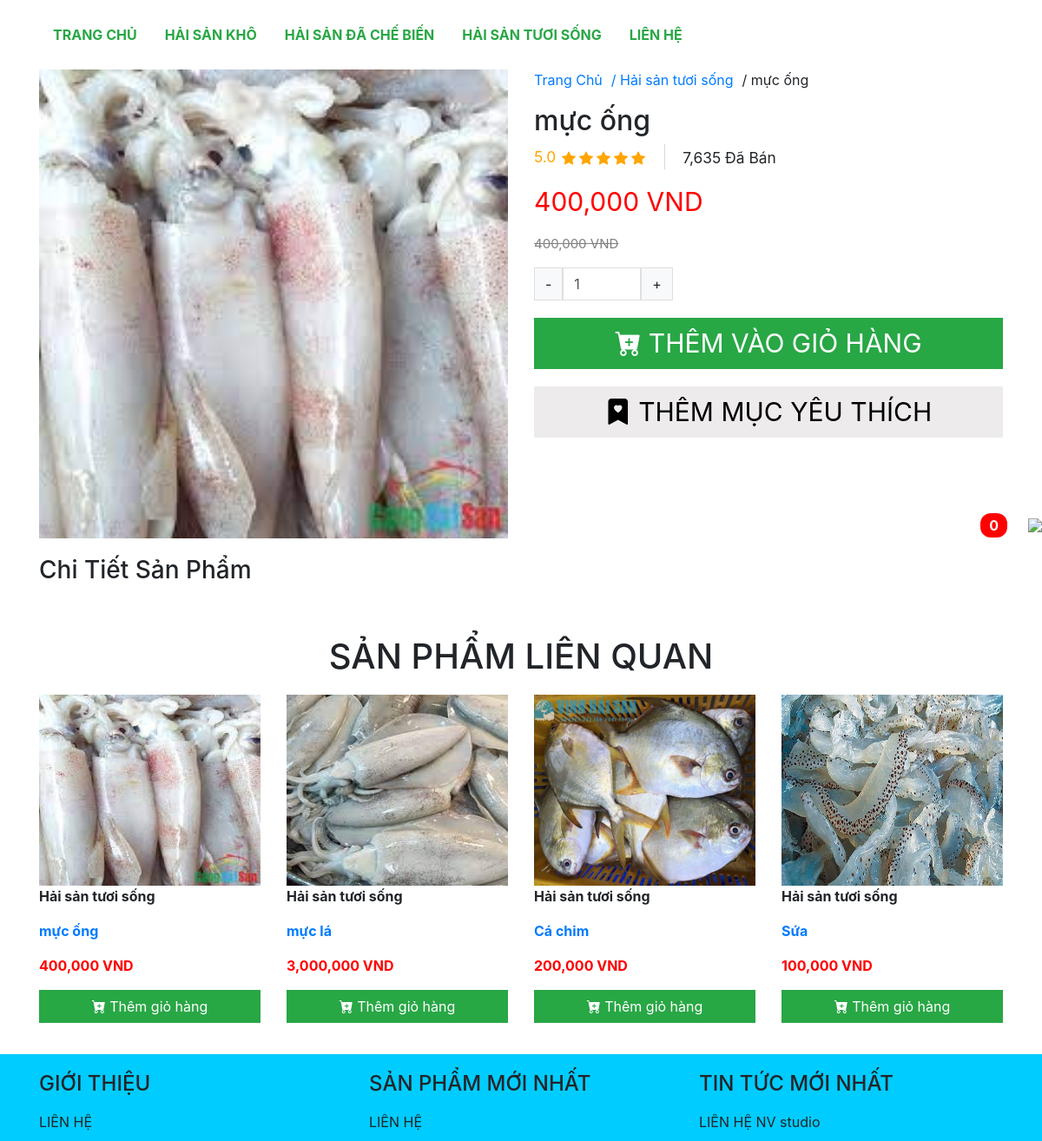
/detail.php?id=25, run on the app's committed database.
### tables this page shows
CREATE TABLE `category` (
  `id` int(11) NOT NULL,
  `name` varchar(100) NOT NULL
);

CREATE TABLE `product` (
  `id` int(11) NOT NULL,
  `category_id` int(11) DEFAULT NULL,
  `title` varchar(350) DEFAULT NULL,
  `price` int(11) DEFAULT NULL,
  `discount` int(11) DEFAULT NULL,
  `thumbnail` varchar(500) DEFAULT NULL,
  `description` longtext DEFAULT NULL,
  `created_at` datetime DEFAULT NULL,
  `updated_at` datetime DEFAULT NULL,
  `deleted` int(11) DEFAULT NULL
);

### database/dbhelper.php (called while the page is built, shortened)
<?php
function executeResult($sql, $isSingle = false) {
	$data = null;
	$conn = mysqli_connect(HOST, USERNAME, PASSWORD, DATABASE);
	mysqli_set_charset($conn, 'utf8');
	$resultset = mysqli_query($conn, $sql);
	if($isSingle) {
		$data = mysqli_fetch_array($resultset, 1);
	} else {
		$data = [];
		while(($row = mysqli_fetch_array($resultset, 1)) != null) {
			$data[] = $row;
		}
	}
	return $data;
}

### detail.php (the view, shortened to what this page needs)
<?php
require_once('layouts/header.php');
$productId = getGet('id');
$sql = "select Product.*, Category.name as category_name from Product left join Category on Product.category_id = Category.id where Product.id = $productId";
$product = executeResult($sql, true);
$category_id = $product['category_id'];
$sql = "select Product.*, Category.name as category_name from Product left join Category on Product.category_id = Category.id where Product.category_id = $category_id order by Product.updated_at desc limit 0,4";
$lastestItems = executeResult($sql);
?>
<div class="container" style="margin-top: 20px; margin-bottom: 20px;">
	<div class="row">
		<div class="col-md-6">
			<img src="<?=$product['thumbnail']?>" style="width: 100%;">
		</div>
		<div class="col-md-6">
			<ul class="breadcrumb">
				<li><a href="index.php">Trang Chủ</a></li>
				<li><a href="category.php?id=<?=$product['category_id']?>"> / <?=$product['category_name']?></a></li>
				<li> / <?=$product['title']?></li>
			</ul>
			<h2><?=$product['title']?></h2>
			<ul style="display: flex; list-style-type: none; margin: 0px; padding: 0px;">
				<li style="color: orange; font-size: 13pt; padding-top: 2px; margin-right: 5px;">5.0</li>
				<li style="color: orange; padding: 2px;">
				</li>
				<li style="color: orange; padding: 2px;">
				</li>
				<li style="color: orange; padding: 2px;">
				</li>
				<li style="color: orange; padding: 2px;">
				</li>
				<li style="color: orange; padding: 2px;">
				</li>
				<li style="margin-left: 20px; border-left: solid #dad7d7 1px; font-size: 13pt; padding-top: 3px; padding-left: 20px;">7,635 Đã Bán</li>
				</ul>
			<p style="font-size: 30px; color: red; margin-top: 15px; margin-bottom: 15px;">
				<?=number_format($product['discount'])?> VND
			</p>
			<p style="font-size: 15px; color: grey; margin-top: 15px; margin-bottom: 15px;">
				<del><?=number_format($product['price'])?> VND</del>
			</p>
			<div style="display: flex;">
				<button class="btn btn-light" style="border: solid #e0dede 1px; border-radius: 0px;" onclick="addMoreCart(-1)">-</button>
				<input type="number" name="num" class="form-control" step="1" value="1" style="max-width: 90px;border: solid #e0dede 1px; border-radius: 0px;" onchange="fixCartNum()">
				<button class="btn btn-light" style="border: solid #e0dede 1px; border-radius: 0px;" onclick="addMoreCart(1)">+</button>
			</div>
			<button class="btn btn-success" style="margin-top: 20px; width: 100%; border-radius: 0px; font-size: 30px;" onclick="addCart(<?=$product['id']?>, $('[name=num]').val())">
				<i class="bi bi-cart-plus-fill"></i> THÊM VÀO GIỎ HÀNG
			</button>
			<button class="btn btn-secondary" style="margin-top: 20px; width: 100%; border-radius: 0px; font-size: 30px; background-color: #edebeb; border: solid #edebeb 1px; color: black;">
				<i class="bi bi-bookmark-heart-fill"></i> THÊM MỤC YÊU THÍCH
			</button>
		</div>
		<div class="col-md-12" style="margin-top: 20px; margin-bottom: 30px;">
			<h3>Chi Tiết Sản Phẩm</h3>
		</div>
	</div>
</div>
<div class="container" style="margin-top: 20px; margin-bottom: 20px;">
	<h1 style="text-align: center; margin-top: 20px; margin-bottom: 20px;">SẢN PHẨM LIÊN QUAN</h1>
	<div class="row">
	<?php
		foreach($lastestItems as $item) {
			echo '<div class="col-md-3 col-6 product-item">
					<a href="detail.php?id='.$item['id'].'"><img src="'.$item['thumbnail'].'" style="width: 100%; height: 220px;"></a>
					<p style="font-weight: bold;">'.$item['category_name'].'</p>
					<a href="detail.php?id='.$item['id'].'"><p style="font-weight: bold;">'.$item['title'].'</p></a>
					<p style="color: red; font-weight: bold;">'.number_format($item['discount']).' VND</p>
					<p><button class="btn btn-success" onclick="addCart('.$item['id'].', 1)" style="width: 100%; border-radius: 0px;"><i class="bi bi-cart-plus-fill"></i> Thêm giỏ hàng</button></p>
				</div>';
		}
	?>
	</div>
</div>
<?php
require_once('layouts/footer.php');
?>

### layouts/header.php (shortened to what this page needs)
<?php
	require_once('utils/utility.php');
	require_once('database/dbhelper.php');
	$sql = "select * from Category";
	$menuItems = executeResult($sql);
?>
<!DOCTYPE html>
<html>
<head>
	<link rel="stylesheet" href="https://maxcdn.bootstrapcdn.com/bootstrap/4.4.1/css/bootstrap.min.css">
	<link rel="stylesheet" href="https://cdn.jsdelivr.net/npm/bootstrap-icons@1.6.1/font/bootstrap-icons.css">
</head>
<body>
<div class="container">
	<ul class="nav">
	  <li class="nav-item">
	    <a class="nav-link" href="index.php">Trang Chủ</a>
	  </li>
	  <?php
	  	foreach($menuItems as $item) {
	  		echo '<li class="nav-item">
				    <a class="nav-link" href="category.php?id='.$item['id'].'">'.$item['name'].'</a>
				  </li>';
	  	}
	  ?>
	  <li class="nav-item">
	    <a class="nav-link" href="contact.php">Liên Hệ</a>
	  </li>
	</ul>
</div>

### layouts/header.php (style rules this page uses)
body { position: relative; margin: 0; }
.nav li { text-transform: uppercase; color: #28a745; margin-top: 20px; }
.nav li a { color: #28a745; font-weight: bold; }

### detail.php (style rules this page uses)
.breadcrumb { background-color: transparent; padding: 0px; }
.breadcrumb li { margin-right: 10px; }

### data on the page
category: name "HẢI SẢN KHÔ"
category: name "HẢI SẢN ĐÃ CHẾ BIẾN"
category: name "HẢI SẢN TƯƠI SỐNG", name "Hải sản tươi sống"
product: thumbnail (picture), title "mực ống", discount "400,000", price "400,000", category.name "Hải sản tươi sống"
product: thumbnail (picture), category.name "Hải sản tươi sống", title "mực lá", discount "3,000,000"
product: thumbnail (picture), category.name "Hải sản tươi sống", title "Cá chim", discount "200,000"
product: thumbnail (picture), category.name "Hải sản tươi sống", title "Sứa", discount "100,000"

### other printed values
$count "0"
